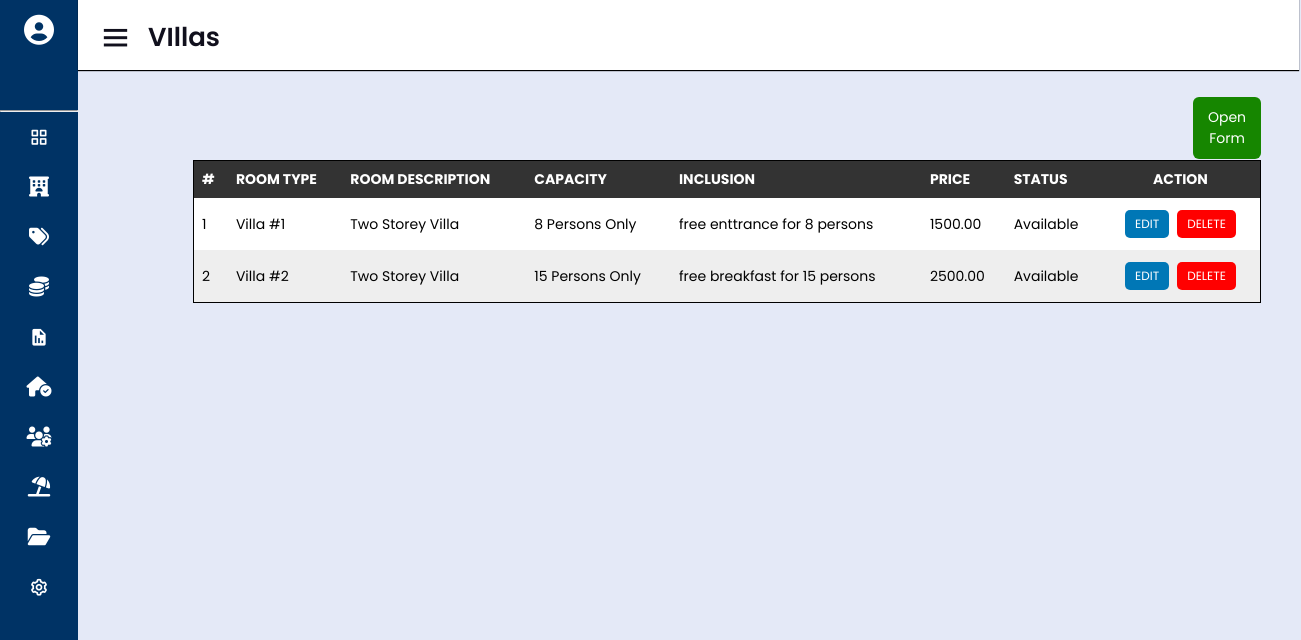
The page /accommodations/villas.php (signed in) on the database its author committed.
### tables this page shows
CREATE TABLE `villas` (
  `id` int(11) NOT NULL,
  `vill_type` varchar(50) NOT NULL,
  `description` varchar(100) NOT NULL,
  `capacity` varchar(50) NOT NULL,
  `inclusion` varchar(50) NOT NULL,
  `price` decimal(10,2) NOT NULL,
  `status` varchar(20) NOT NULL
);

### classes/villas.class.php (called while the page is built, shortened)
<?php
require_once 'database.php';
Class Villa{
    protected $db;
    function __construct()
    {
        $this->db = new Database();
    }
    function show(){
        $sql = "SELECT * FROM villas ORDER BY vill_type ASC;";
        $query=$this->db->connect()->prepare($sql);
        if($query->execute()){
            $data = $query->fetchAll();
        }
        return $data;
    }
}
?>

### classes/database.php (called while the page is built)
<?php
class Database{
    private $host = 'localhost';
    private $username = 'root';
    private $password = '';
    private $database = 'db_admin';
    protected $connection;
    function connect(){
        try
			{
				$this->connection = new PDO("mysql:host=$this->host;dbname=$this->database",
											$this->username, $this->password);
			}
			catch (PDOException $e)
			{
				echo "Connection error " . $e->getMessage();
			}
        return $this->connection;
    }
}
?>

### accommodations/villas.php (the view, shortened to what this page needs)
<?php
    require_once '../inclusion/header.php';
    require_once '../inclusion/sidebar.php';
?>
<!DOCTYPE html>
<html lang="en">
<head>
    <link rel="stylesheet" href="../css/form.css">
    <link rel="stylesheet" href="../css/table.css">
    <link rel="stylesheet" href="https://cdn.jsdelivr.net/npm/boxicons@latest/css/boxicons.min.css">
    <link rel="stylesheet" type="text/css" href="https://cdn.datatables.net/1.10.22/css/jquery.dataTables.min.css"/>
</head>
<body>
</body>
</html>
<div class="home-section">
<div class="home-content"><nav>
            <div class="side-bar-button"><i class='bx bx-menu' ></i>
            <span class="text">VIllas</span> </div>
        </nav>
        <div class="table-container">
            <div class="table-heading">
                <?php
                    if($_SESSION['user_type'] == 'admin'){
                ?>
                    <button class="button" id="myBtn">Open Form</button>
                <?php
                    }
                ?>
            </div>
            <table class="table">
                <thead>
                    <tr>
                        <th>#</th>
                        <th>Room Type</th>
                        <th>Room Description</th>
                        <th>Capacity</th>
                        <th>Inclusion</th>
                        <th>Price</th>
                        <th>Status</th>
                        <?php
                            if($_SESSION['user_type'] == 'admin'){
                        ?>
                            <th class="action">Action</th>
                        <?php
                            }
                        ?>
                    </tr>
                </thead>
                <tbody>
                    <?php
                        require_once '../classes/villas.class.php';
                        $villas = new Villa();
                        $i = 1;
                        foreach ($villas->show() as $value){
                    ?>
                        <tr>
                            <td><?php echo $i ?></td>
                            <td><?php echo $value['vill_type']?></td>
                            <td><?php echo $value['description'] ?></td>
                            <td><?php echo $value['capacity'] ?></td>
                            <td><?php echo $value['inclusion'] ?></td>
                            <td><?php echo $value['price'] ?></td>
                            <td><?php echo $value['status'] ?></td>
                            <?php
                                if($_SESSION['user_type'] == 'admin'){
                            ?>
                                <td>
                                    <div class="action">
                                        <a class="action-edit" href="editvillas.php?id=<?php echo $value['id'] ?>">Edit</a>
                                        <a class="action-delete" href="deletevillas.php?id=<?php echo $value['id'] ?>">Delete</a>
                                    </div>
                                </td>
                            <?php
                                }
                            ?>
                        </tr>
                    <?php
                        $i++;
                    }
                    ?>
                </tbody>
            </table>
        </div>
    </div>
</body>
</html>

### css/sidebar.css (style rules this page uses)
* { margin: 0; padding: 0; box-sizing: border-box; font-family: 'Poppins', sans-serif; }
.home-section { position: relative; background: #E4E9F7; height: 100vh; left: 280px; width: calc(100% - 260px); transition: all 0.5s ease; }
.sidebar.close ~ .home-section { left: 78px; width: calc(100% - 78px); }
.home-section .home-content { height: 60px; display: flex; align-items: center; }
.home-section .home-content .bx-menu, .home-section .home-content .text { color: #11101d; font-size: 35px; }
.home-section .home-content .bx-menu { margin: 0 15px; cursor: pointer; margin-left: 20px; }
.home-section .home-content .text { font-size: 26px; font-weight: 600; }
nav { display: flex; justify-content: space-between; height: 80px; background-color: #fff; align-items: center; position: fixed; width: calc(100% - 80px); z-index: 999; box-shadow: 0 1px 1px; }
.side-bar-button { margin-top: 15px; }

### css/table.css (style rules this page uses)
* { font-family:'Poppins', sans-serif; margin: 0; padding: 0; box-sizing: border-box; font-size: 14px; }
body { width: 100%; height: 100%; background-color: #f5f5f5; }
.home-section { position: relative; width: calc(100% - 250px); }
.home-section nav .side-bar-button { display: flex; align-items: center; font-size: 24px; font-weight: 500; cursor: pointer; }
nav .side-bar-button i { font-size: 35px; margin-right: 10px; }
.button { width: 100%; padding: 10px; margin: 8px 0; border-radius: 6px; box-sizing: border-box; border: 0; text-decoration: none; background: rgb(22, 134, 0); color: white; cursor: pointer; margin-left: 1000px; }
a.action-edit { background-color: #0077b6; }
a.action-delete { background-color: red; }
.table-container .button { width: fit-content; }
.table-container .table-heading { display: flex; justify-content: space-between; height: 25px; align-items: center; margin-bottom: 20px; }
.table-container { position: absolute; top: 75px; padding: 40px; left: 75px; }
.table { border-collapse: collapse; border: 1px solid black; text-align: left; vertical-align: middle; width: 100%; overflow: auto; }
th, td { padding: 8px; font-size: 14px; }
thead { background-color: #333; color: white; font-size: .9rem; text-transform: uppercase; letter-spacing: 2%; }
thead th { width: auto; height: fit-content; }
tbody tr:nth-child(odd) { background-color: #fff; }
tbody tr:nth-child(even) { background-color: #eee; }
tr .action, th .action { text-align: center; }
tr div.action { display: flex; justify-content: center; }
td a { padding: 5px 10px; font-size: 12px; border-radius: 5px; margin: 4px; text-decoration: none; text-transform: uppercase; color: white; }

### rows shown on the page
villas: vill_type "Villa #1", description "Two Storey Villa", capacity "8 Persons Only", inclusion "free enttrance for 8 persons", price "1500.00", status "Available"
villas: vill_type "Villa #2", description "Two Storey Villa", capacity "15 Persons Only", inclusion "free breakfast for 15 persons", price "2500.00", status "Available"
